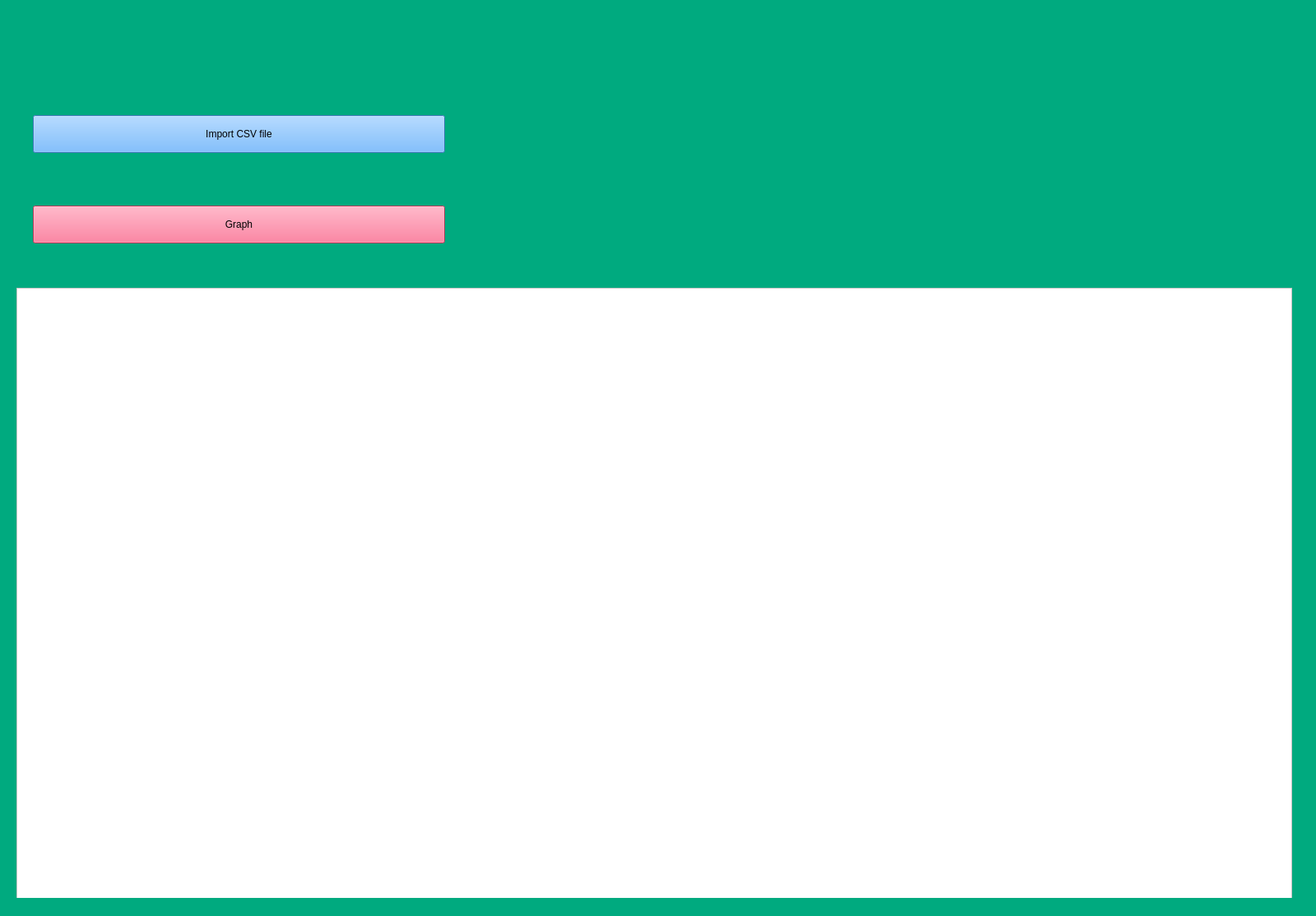
<?xml version="1.0" encoding="UTF-8"?>
<ui version="4.0">
 <class>MainWindow</class>
 <widget class="QMainWindow" name="MainWindow">
  <property name="geometry">
   <rect>
    <x>0</x>
    <y>0</y>
    <width>1600</width>
    <height>1114</height>
   </rect>
  </property>
  <property name="windowTitle">
   <string>MainWindow</string>
  </property>
  <property name="styleSheet">
   <string notr="true">background-color: rgb(0, 170, 127);</string>
  </property>
  <widget class="QWidget" name="centralwidget">
   <widget class="QPushButton" name="Button1">
    <property name="geometry">
     <rect>
      <x>40</x>
      <y>140</y>
      <width>501</width>
      <height>46</height>
     </rect>
    </property>
    <property name="styleSheet">
     <string notr="true">background-color: rgb(85, 170, 255);</string>
    </property>
    <property name="text">
     <string>Import CSV file</string>
    </property>
   </widget>
   <widget class="QPushButton" name="Button2">
    <property name="geometry">
     <rect>
      <x>40</x>
      <y>250</y>
      <width>501</width>
      <height>46</height>
     </rect>
    </property>
    <property name="styleSheet">
     <string notr="true">background-color: rgb(255, 85, 127);</string>
    </property>
    <property name="text">
     <string>Graph</string>
    </property>
   </widget>
   <widget class="QTextEdit" name="Result">
    <property name="geometry">
     <rect>
      <x>20</x>
      <y>350</y>
      <width>1551</width>
      <height>851</height>
     </rect>
    </property>
    <property name="styleSheet">
     <string notr="true">background-color: rgb(255, 255, 255);</string>
    </property>
   </widget>
  </widget>
  <widget class="QMenuBar" name="menubar">
   <property name="geometry">
    <rect>
     <x>0</x>
     <y>0</y>
     <width>1600</width>
     <height>38</height>
    </rect>
   </property>
  </widget>
  <widget class="QStatusBar" name="statusbar"/>
 </widget>
 <resources/>
 <connections/>
</ui>
